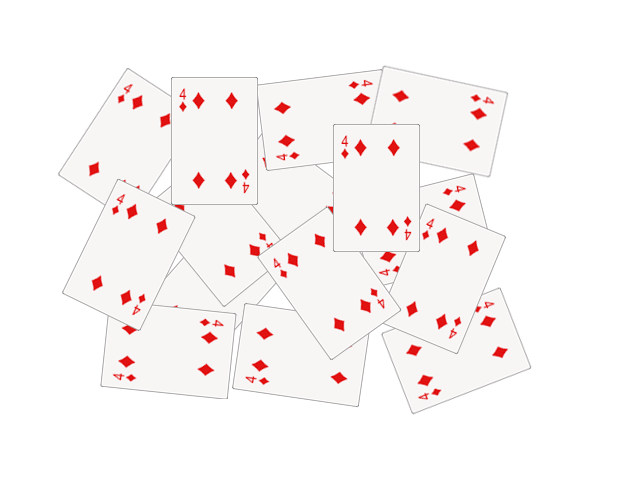
#> input picture seminars/seminar_05/data/cards.png, 640 x 480 px
$ jupyter execute Seminar_5.ipynb   (older library calls are emulated)
#> lines starting #> are read from the running program, lines starting #| are printed output that depends on the picture; after the words box and inside, x2 and y2 are one past the last pixel; in counts of white or black regions, pixels touching at a corner belong together
# Семинар 6 - Классические алгоритмы сегментации изображения и обнаружения объектов

**Данный семинар содержит ДЗ**

***

[cell 1]
import random as rng
import os
from pathlib import Path

import cv2
import numpy as np
import matplotlib.pyplot as plt

rng.seed(12345)

[cell 2]
# !mkdir -p data
# !wget https://github.com/opencv/opencv/raw/4.x/samples/data/cards.png -O data/cards.png

# Image Segmentation with Distance Transform and Watershed Algorithm

Источник - https://docs.opencv.org/3.4/d2/dbd/tutorial_distance_transform.html

В этом семинаре вы узнаете, как:

- Использовать `cv2.filter2D`, чтобы выполнить фильтрацию Лапласа для повышения резкости изображения.
- Использовать `cv2.distanceTransform`, чтобы получить производное представление двоичного изображения, где значение каждого пикселя заменяется его расстоянием до ближайшего пикселя фона.
- Использовать `cv2.watershed`, чтобы изолировать объекты на изображении от фона.

[cell 3]
img_src = cv2.cvtColor(cv2.imread("data/cards.png"), cv2.COLOR_BGR2RGB)
plt.imshow(img_src);

[cell 4]
# Change the background from white to black, since that will help later to extract
# better results during the use of Distance Transform
img = img_src.copy()
img[np.all(img == 255, axis=2)] = 0

plt.imshow(img);

[cell 5]
# Create a kernel that we will use to sharpen our image
# an approximation of second derivative, a quite strong kernel
kernel = np.array(
    [[  1,  1,  1],
     [  1, -8,  1],
     [  1,  1,  1]], dtype=np.float32)
# do the laplacian filtering as it is
# well, we need to convert everything in something more deeper then CV_8U
# because the kernel has some negative values,
# and we can expect in general to have a Laplacian image with negative values
# BUT a 8bits unsigned int (the one we are working with) can contain values from 0 to 255
# so the possible negative number will be truncated
imgLaplacian = cv2.filter2D(img, cv2.CV_32F, kernel)
sharp = np.float32(img)
imgResult = sharp - imgLaplacian

# convert back to 8bits gray scale
imgResult = np.clip(imgResult, 0, 255)
imgResult = imgResult.astype('uint8')
imgLaplacian = np.clip(imgLaplacian, 0, 255)
imgLaplacian = np.uint8(imgLaplacian)

plt.figure(figsize=(10, 5))
plt.subplot(121)
plt.imshow(imgLaplacian)
plt.title('Laplacian')
plt.subplot(122)
plt.imshow(imgResult)
plt.title('New Sharped Image');

### Бинаризация изображения

[cell 6]
# Create binary image from source image
bw = cv2.cvtColor(imgResult, cv2.COLOR_BGR2GRAY)
_, bw = cv2.threshold(bw, 40, 255, cv2.THRESH_BINARY | cv2.THRESH_OTSU)
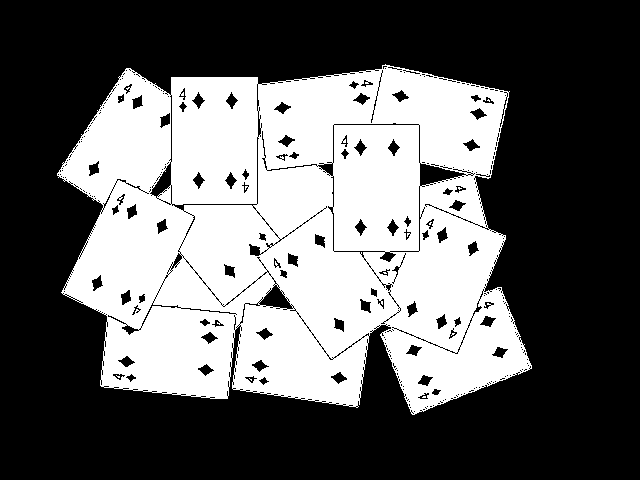
#> bw: shape (480, 640); 38.9% white; 10 white regions (9 under 20 px), largest, box (x1, y1, x2, y2) and area: (57, 64, 532, 415) 119477
plt.imshow(bw, cmap="Greys_r");

### Distance transform

[cell 7]
# Perform the distance transform algorithm
dist = cv2.distanceTransform(bw, cv2.DIST_L2, 3)
# Normalize the distance image for range = {0.0, 1.0}
# so we can visualize and threshold it
cv2.normalize(dist, dist, 0, 1.0, cv2.NORM_MINMAX)
plt.imshow(dist, cmap="Greys_r");

[cell 8]
# Threshold to obtain the peaks
# This will be the markers for the foreground objects
_, dist = cv2.threshold(dist, 0.4, 1.0, cv2.THRESH_BINARY)
#> dist: shape (480, 640) float32; values 0 (black) and 1 (white), 7.1% white; 15 white regions (1 under 20 px), largest, box (x1, y1, x2, y2) and area: (94, 228, 165, 280) 2212, (348, 159, 405, 216) 2186, (187, 112, 243, 169) 2179
# Dilate a bit the dist image
kernel1 = np.ones((3,3), dtype=np.uint8)
dist = cv2.dilate(dist, kernel1)
#> dist: shape (480, 640) float32; values 0 (black) and 1 (white), 8.2% white; 14 white regions, largest, box (x1, y1, x2, y2) and area: (93, 227, 166, 281) 2498, (347, 158, 406, 217) 2450, (185, 111, 244, 170) 2442
plt.imshow(dist, cmap="Greys_r");

[cell 9]
# Create the CV_8U version of the distance image
# It is needed for findContours()
dist_8u = dist.astype('uint8')
#> dist_8u: shape (480, 640); values 0 (black) and 1 (white), 8.2% white; 14 white regions
# Find total markers
contours, _ = cv2.findContours(dist_8u, cv2.RETR_EXTERNAL, cv2.CHAIN_APPROX_SIMPLE)
#> contours = 14 contours; largest, box (x1, y1, x2, y2) and area: (93, 227, 166, 281) 2396, (347, 158, 406, 217) 2348, (185, 111, 244, 170) 2340, (406, 250, 478, 307) 2280, (138, 321, 198, 380) 2240
# Create the marker image for the watershed algorithm
markers = np.zeros(dist.shape, dtype=np.int32)
# Draw the foreground markers
for i in range(len(contours)):
    cv2.drawContours(
        markers,   # image
        contours,  # contours list
        i,         # contour index to draw
        (i+1),     # color (fill value)
        -1,        # thickness (if negative - fill the contour)
    )
#> this loop made 14 passes
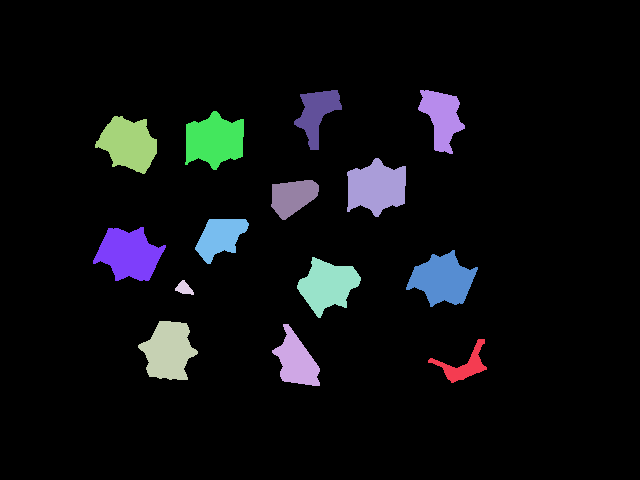
#> markers: shape (480, 640) int32; 15 distinct labels, from 0 to 14; one colour per label, 0 black
# Draw the background marker
cv2.circle(
    markers,        # image
    (5,5),          # center
    3,              # radius
    (255,255,255),  # color
    -1,             # thickness (if negative - fill)
)
#> markers: shape (480, 640) int32; 16 distinct labels, from 0 to 255

markers_8u = (markers * 10).astype('uint8')
plt.imshow(markers_8u, cmap="Greys_r");

### Алгоритм Watershed

[cell 10]
# Perform the watershed algorithm
cv2.watershed(imgResult, markers)

mark = markers.astype('uint8')
mark = cv2.bitwise_not(mark)
# uncomment this if you want to see how the mark
# image looks like at that point
# plt.imshow(mark)
# Generate random colors
colors = []
for contour in contours:
    colors.append((rng.randint(0,256), rng.randint(0,256), rng.randint(0,256)))
#> after the loop, colors = [(213, 5, 152), (188, 99, 138), (223, 82, 191), (63, 221, 133), (89, 95, 181), (46, 211, 85), (75, 105, 39), (97, 174, 164), (12, 234, 173), (13, 212, 1), (3, 83, 91), (146, 50, 212), (54, 93, 192), (119, 168, 20)]
# Create the result image
dst = np.zeros((markers.shape[0], markers.shape[1], 3), dtype=np.uint8)
# Fill labeled objects with random colors
for i in range(markers.shape[0]):
    for j in range(markers.shape[1]):
        index = markers[i,j]
        if index > 0 and index <= len(contours):
            dst[i,j,:] = colors[index-1]
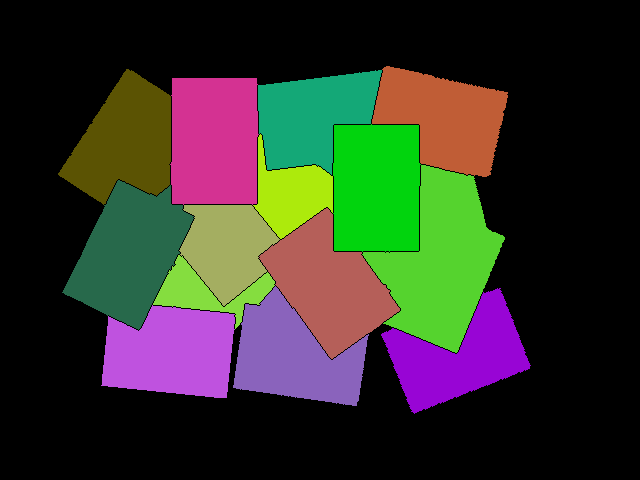
#> dst: shape (480, 640, 3); mean of channels 0, 1, 2 40.2, 50.5, 49.8; drawn as B, G, R

# Visualize the final image
plt.imshow(dst);

[cell 11]
blended = cv2.addWeighted(img_src, 0.5, dst, 0.5, 0.0)
plt.imshow(blended);

# Домашнее задание: подсчет количества пальцев

**Это оцениваемое ДЗ**

Вам предлагается реализовать алгоритм, подсчитывающий количество пальцев.

Один из возможных вариантов решения:
- Получить бинаризованное изображение и найти контур руки;
- Построить выпуклый контур функцией `cv2.convexHull` - https://docs.opencv.org/3.4/d7/d1d/tutorial_hull.html
- Найти дефекты выпуклости контура функцией [`cv2.convexityDefects`](https://docs.opencv.org/3.4/d3/dc0/group__imgproc__shape.html#gada4437098113fd8683c932e0567f47ba)
- После некоторой фильтрации дефектов, их число будет напрямую коррелировать с числом пальцев.

**Требования:**
1. Продемонстрируйте работоспособность алгоритма на любом числе пальцев (от 0 до 5).
2. Используйте фото своей руки для демонстрации (предложенное фото лишь для отладки).

[cell 12]
img = cv2.cvtColor(cv2.imread("data/hand.jpg"), cv2.COLOR_BGR2RGB)
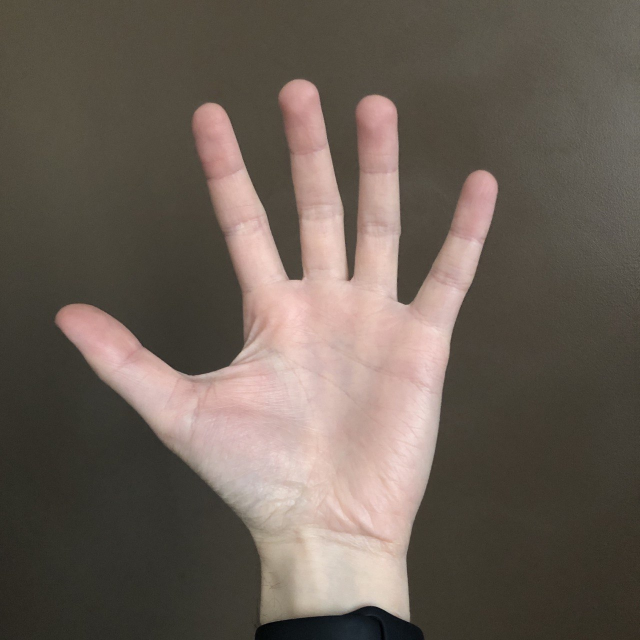
#> input picture seminars/seminar_05/data/hand.jpg, 1280 x 1280 px (shown at 1/2 size)
#> img: shape (1280, 1280, 3)
plt.imshow(img);

[cell 13]
import cv2
import numpy as np
import matplotlib.pyplot as plt
from typing import Tuple

def angle_between(start, far, end):
    start = start.astype(np.float32)
    far = far.astype(np.float32)
    end = end.astype(np.float32)

    a = np.linalg.norm(end - start)
    b = np.linalg.norm(far - start)
    c = np.linalg.norm(end - far)

    cos_angle = (b*b + c*c - a*a) / (2*b*c + 1e-8)
    cos_angle = np.clip(cos_angle, -1.0, 1.0)
    angle = np.degrees(np.arccos(cos_angle))
    return angle

def count_fingers(
    filepath: str,
    min_defect_depth: float = 20.0,
    max_defect_angle: float = 90.0,
    display: bool = True
) -> Tuple[np.ndarray, int]:

#> called with filepath = 'data/hand.jpg', min_defect_depth = 20, max_defect_angle = 90, display = True
    img = cv2.imread(filepath)
#> img is the input picture: shape (1280, 1280, 3); mean B, G, R 85.3, 94.7, 105.7
    if img is None:
        raise ValueError(f"Cannot read image: {filepath}")

    vis = img.copy()
    gray = cv2.cvtColor(img, cv2.COLOR_BGR2GRAY)
    gray = cv2.GaussianBlur(gray, (7, 7), 0)

    # Otsu threshold
    _, binary = cv2.threshold(
        gray, 0, 255, cv2.THRESH_BINARY + cv2.THRESH_OTSU
    )
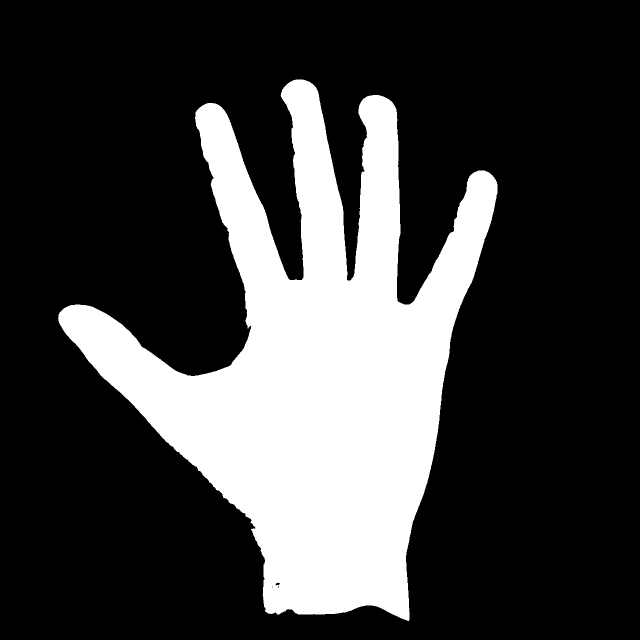
#> binary: shape (1280, 1280) (shown at 1/2 size); 24.7% white; 1 white region, box (x1, y1, x2, y2) and area: (116, 159, 995, 1242) 404766

    # If corner is white, likely background is white -> invert
    if np.mean(binary[:20, :20]) > 127:
        binary = 255 - binary

    # Morphology cleanup
    kernel = np.ones((5, 5), np.uint8)
    binary = cv2.morphologyEx(binary, cv2.MORPH_OPEN, kernel, iterations=1)
#> binary: shape (1280, 1280); 24.7% white; 1 white region, box (x1, y1, x2, y2) and area: (117, 159, 995, 1241) 404668
    binary = cv2.morphologyEx(binary, cv2.MORPH_CLOSE, kernel, iterations=2)
#> binary: shape (1280, 1280); 24.7% white; 1 white region

    # External contours only
    contours, _ = cv2.findContours(
        binary, cv2.RETR_EXTERNAL, cv2.CHAIN_APPROX_SIMPLE
    )
#> contours = 1 contour; box (x1, y1, x2, y2) and area: (117, 159, 995, 1241) 402334

    if not contours:
        return vis, 0

    main_contour = max(contours, key=cv2.contourArea)
#> main_contour = contour of 2106 points, box (x1, y1, x2, y2) (117, 159, 995, 1241), area 402334

    # Optional: reject too small contour
    if cv2.contourArea(main_contour) < 1000:
        return vis, 0

    # Draw contour
    cv2.drawContours(vis, [main_contour], -1, (0, 255, 0), 2)

    hull_points = cv2.convexHull(main_contour)
#> hull_points = contour of 35 points, box (x1, y1, x2, y2) (117, 159, 995, 1241), area 637479
    cv2.drawContours(vis, [hull_points], -1, (255, 0, 0), 2)

    hull_idx = cv2.convexHull(main_contour, returnPoints=False)
#> hull_idx = 35 values, max 2105 at index 0, min 0 at index 34, mean 1132.3

    valid_defects = 0

    if hull_idx is not None and len(hull_idx) > 3:
        defects = cv2.convexityDefects(main_contour, hull_idx)
#> defects = 28 rows, first 6: [0, 2, 1, 186], [2, 391, 119, 99982], [391, 393, 392, 162], [393, 401, 394, 114], [401, 403, 402, 154], [404, 825, 628, 88321]

        if defects is not None:
            for i in range(defects.shape[0]):
                s, e, f, d = defects[i, 0]

                start = main_contour[s][0]
                end = main_contour[e][0]
                far = main_contour[f][0]

                # depth is scaled by 256 in OpenCV
                depth = d / 256.0
                angle = angle_between(start, far, end)

                # filter true finger gaps
                if depth > min_defect_depth and angle < max_defect_angle:
                    valid_defects += 1
                    cv2.circle(vis, tuple(far), 6, (0, 0, 255), -1)
                    cv2.line(vis, tuple(start), tuple(far), (255, 255, 0), 2)
                    cv2.line(vis, tuple(end), tuple(far), (255, 255, 0), 2)
#> this loop made 28 passes
#> (s, e, f, d, depth) on passes 1 to 10: (0, 2, 1, 186, 0.727), (2, 391, 119, 99982, 390.6), (391, 393, 392, 162, 0.633), (393, 401, 394, 114, 0.445), (401, 403, 402, 154, 0.602), (404, 825, 628, 88321, 345), (825, 829, 826, 114, 0.445), (830, 832, 831, 162, 0.633), (832, 838, 833, 114, 0.445), (838, 846, 839, 176, 0.688)
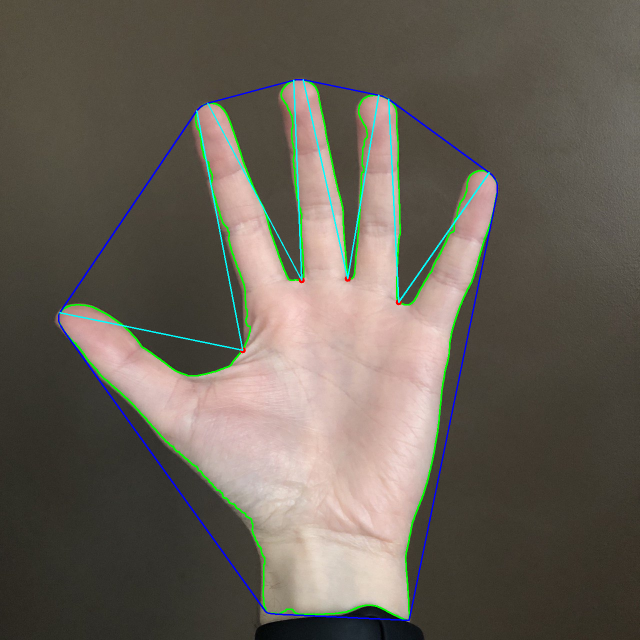
#> vis: shape (1280, 1280, 3) (shown at 1/2 size); mean B, G, R 86, 96.3, 102.9
#> after the loop, valid_defects = 4

    # Simple heuristic:
    # 0 valid defects => 0 or 1 finger
    # otherwise fingers = defects + 1
    if valid_defects == 0:
        finger_count = 1
    else:
        finger_count = min(valid_defects + 1, 5)
#> finger_count = 5

    if display:
        plt.figure(figsize=(6, 6))
        plt.imshow(cv2.cvtColor(vis, cv2.COLOR_BGR2RGB))
        plt.title(f"Fingers detected: {finger_count}")
        plt.axis("off")
        plt.show()

        plt.figure(figsize=(6, 6))
        plt.imshow(binary, cmap="gray")
        plt.title("Binary mask")
        plt.axis("off")
        plt.show()

    return vis, finger_count

[cell 14]
image_path = 'data/hand.jpg'
processed_image, finger_count = count_fingers(image_path)
#> finger_count = 5
print(f"Number of fingers found: {finger_count}")
#| Number of fingers found: 5

[cell 15]
image_path = 'data/3.jpg'
processed_image, finger_count = count_fingers(image_path)
#> call 2 of count_fingers, with filepath = 'data/3.jpg', min_defect_depth = 20, max_defect_angle = 90, display = True
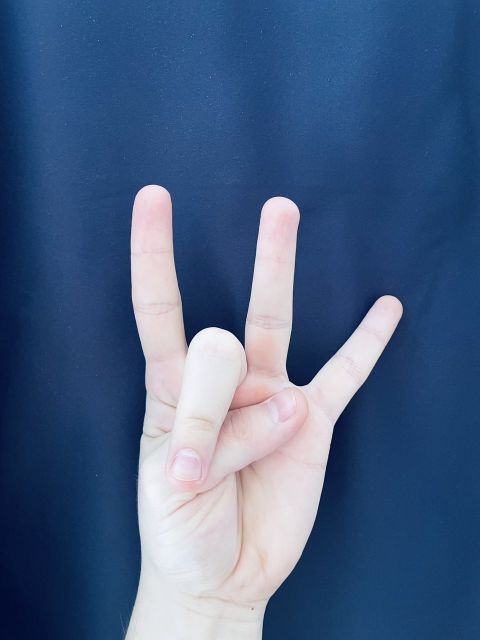
#> input picture seminars/seminar_05/data/3.jpg, 960 x 1280 px (shown at 1/2 size)
#> in count_fingers, img is the input picture: shape (1280, 960, 3); mean B, G, R 131.1, 95.7, 71.9
#> in count_fingers (call 2), `gray = cv2.cvtColor(img, cv2.COLOR_BGR2GRAY)`:
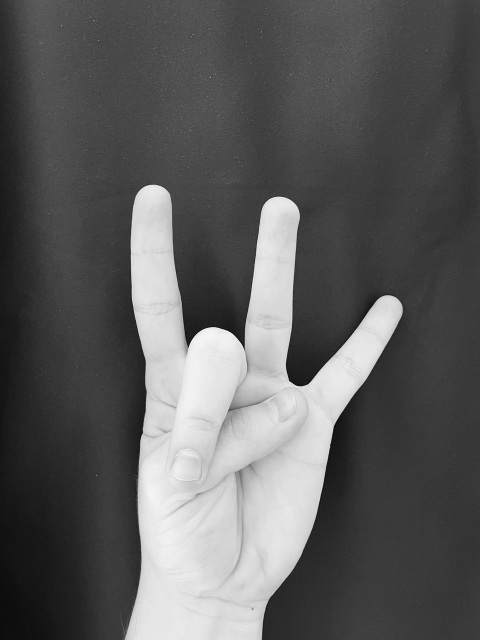
#> gray: shape (1280, 960) (shown at 1/2 size); min 2, max 254, mean 92.6
#> in count_fingers (call 2), `_, binary = cv2.threshold( gray, 0, 255, cv2.THRESH_BINARY + cv2.THRES..`:
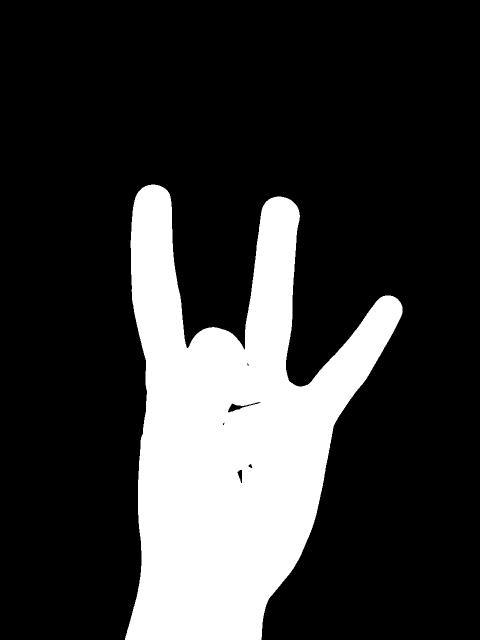
#> binary: shape (1280, 960) (shown at 1/2 size); 21.5% white; 1 white region, box (x1, y1, x2, y2) and area: (250, 369, 805, 1280) 264375
#> in count_fingers (call 2), `binary = cv2.morphologyEx(binary, cv2.MORPH_OPEN, kernel, iterations=1)`: binary: shape (1280, 960); 21.5% white; 1 white region, box (x1, y1, x2, y2) and area: (250, 369, 805, 1280) 264371
#> in count_fingers (call 2), `binary = cv2.morphologyEx(binary, cv2.MORPH_CLOSE, kernel, iterations=2)`: binary: shape (1280, 960); 21.6% white; 1 white region
#> in count_fingers (call 2), `contours, _ = cv2.findContours( binary, cv2.RETR_EXTERNAL, cv2.CHAIN_A..`: contours = 1 contour; box (x1, y1, x2, y2) and area: (250, 369, 805, 1280) 263392
#> in count_fingers (call 2), `main_contour = max(contours, key=cv2.contourArea)`: main_contour = contour of 1052 points, box (x1, y1, x2, y2) (250, 369, 805, 1280), area 263392
#> in count_fingers (call 2), `hull_points = cv2.convexHull(main_contour)`: hull_points = contour of 32 points, box (x1, y1, x2, y2) (250, 369, 805, 1280), area 374549
#> in count_fingers (call 2), `hull_idx = cv2.convexHull(main_contour, returnPoints=False)`: hull_idx = 32 values, max 1051 at index 0, min 0 at index 31, mean 366.1
#> in count_fingers (call 2), `defects = cv2.convexityDefects(main_contour, hull_idx)`: defects = 26 rows, first 6: [0, 2, 1, 210], [2, 6, 3, 162], [6, 10, 7, 176], [11, 13, 12, 142], [13, 19, 14, 114], [19, 21, 20, 162]
#> the loop in count_fingers (call 2), `for i in range(defects.shape[0]):` made 26 passes
#> (s, e, f, d, depth) on passes 1 to 9: (0, 2, 1, 210, 0.82), (2, 6, 3, 162, 0.633), (6, 10, 7, 176, 0.688), (11, 13, 12, 142, 0.555), (13, 19, 14, 114, 0.445), (19, 21, 20, 162, 0.633), (21, 25, 22, 186, 0.727), (25, 29, 26, 201, 0.785), (29, 31, 30, 217, 0.848)
#> (s, e, f, d, depth) on pass 10: (31, 35, 32, 244, 0.953)
#> after the loop in count_fingers (call 2), `for i in range(defects.shape[0]):`:
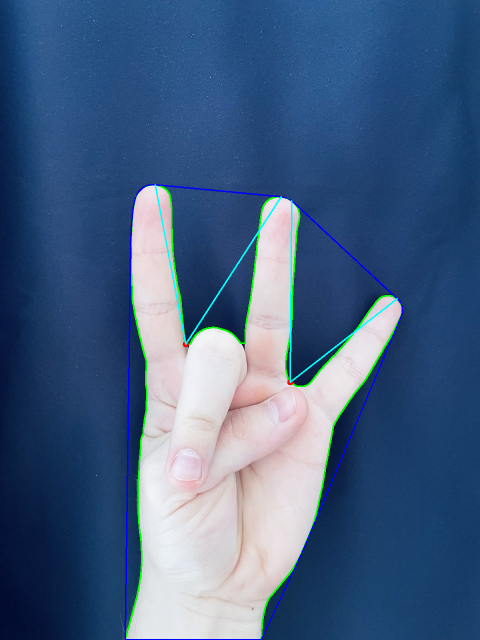
#> vis: shape (1280, 960, 3) (shown at 1/2 size); mean B, G, R 130.9, 96.3, 69.9
print(f"Number of fingers found: {finger_count}")
#| Number of fingers found: 3
